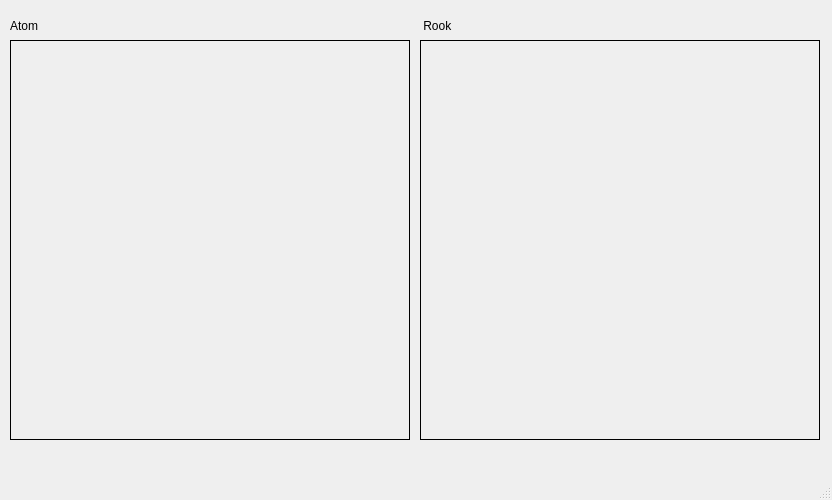
<?xml version="1.0" encoding="UTF-8"?>
<ui version="4.0">
 <class>MainWindow</class>
 <widget class="QMainWindow" name="MainWindow">
  <property name="geometry">
   <rect>
    <x>0</x>
    <y>0</y>
    <width>832</width>
    <height>500</height>
   </rect>
  </property>
  <property name="windowTitle">
   <string>MainWindow</string>
  </property>
  <widget class="QWidget" name="centralwidget">
   <widget class="QLabel" name="lbl_imgAtom">
    <property name="geometry">
     <rect>
      <x>10</x>
      <y>40</y>
      <width>400</width>
      <height>400</height>
     </rect>
    </property>
    <property name="frameShape">
     <enum>QFrame::Box</enum>
    </property>
    <property name="text">
     <string/>
    </property>
   </widget>
   <widget class="QLabel" name="lbl_imgRook">
    <property name="geometry">
     <rect>
      <x>420</x>
      <y>40</y>
      <width>400</width>
      <height>400</height>
     </rect>
    </property>
    <property name="frameShape">
     <enum>QFrame::Box</enum>
    </property>
    <property name="text">
     <string/>
    </property>
   </widget>
   <widget class="QLabel" name="label_atom">
    <property name="geometry">
     <rect>
      <x>10</x>
      <y>20</y>
      <width>54</width>
      <height>12</height>
     </rect>
    </property>
    <property name="text">
     <string>Atom</string>
    </property>
   </widget>
   <widget class="QLabel" name="label_rook">
    <property name="geometry">
     <rect>
      <x>420</x>
      <y>20</y>
      <width>54</width>
      <height>12</height>
     </rect>
    </property>
    <property name="text">
     <string> Rook</string>
    </property>
   </widget>
  </widget>
  <widget class="QMenuBar" name="menubar">
   <property name="geometry">
    <rect>
     <x>0</x>
     <y>0</y>
     <width>832</width>
     <height>23</height>
    </rect>
   </property>
  </widget>
  <widget class="QStatusBar" name="statusbar"/>
 </widget>
 <resources/>
 <connections/>
</ui>
